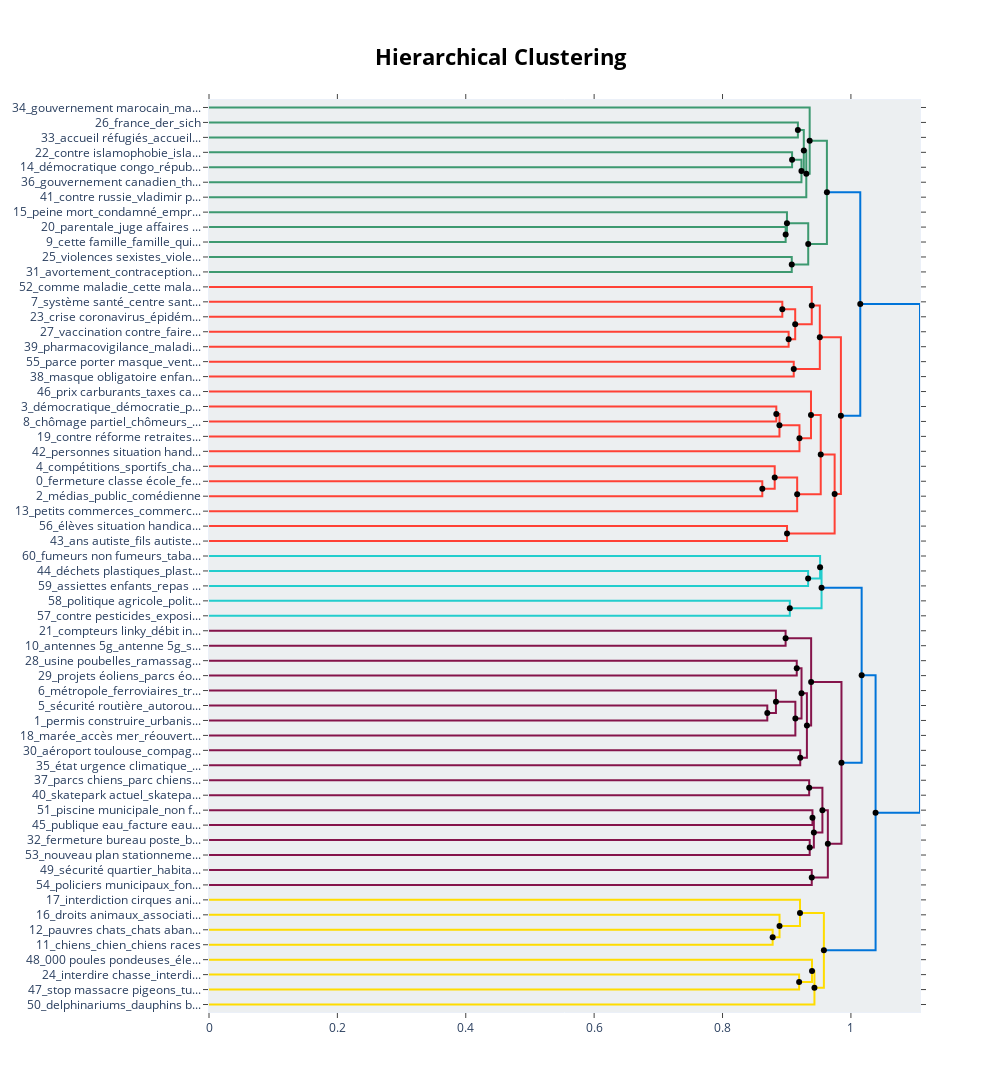

Notebook code cell kept with this figure:
### Code cell
hierarchical_topics = topic_model.hierarchical_topics(df_preprocessed['processed_data'])
topic_model.visualize_hierarchy(hierarchical_topics=hierarchical_topics)

### Figure 1 — Plotly figure (JSON) as saved in the notebook; plotly's stock layout.template omitted (floating-point values rounded to 4 significant figures)
{"data": [{"hoverinfo": "text", "marker": {"color": "rgb(61,153,112)"}, "mode": "lines", "text": ["france_der_sich_della_del", "", "", "accueil réfugiés_accueil migrants_conseillère français étranger_européens_réfugiés"], "type": "scatter", "x": [0, 0.9174, 0.9174, 0], "xaxis": "x", "y": [-15, -15, -25, -25], "yaxis": "y"}, {"hoverinfo": "text", "marker": {"color": "rgb(61,153,112)"}, "mode": "lines", "text": ["contre islamophobie_islamophobie_islamistes_communauté musulmane_musulmane", "", "", "démocratique congo_république démocratique congo_congolais_congo_congolaise"], "type": "scatter", "x": [0, 0.9084, 0.9084, 0], "xaxis": "x", "y": [-35, -35, -45, -45], "yaxis": "y"}, {"hoverinfo": "text", "marker": {"color": "rgb(61,153,112)"}, "mode": "lines", "text": ["islamophobie_musulmane_musulmanes_palestiniens_musulmans", "", "", "gouvernement canadien_the canadian_gouvernement canada_canada_canadians"], "type": "scatter", "x": [0.9084, 0.923, 0.923, 0], "xaxis": "x", "y": [-40, -40, -55, -55], "yaxis": "y"}, {"hoverinfo": "text", "marker": {"color": "rgb(61,153,112)"}, "mode": "lines", "text": ["français étranger_français_européenne_europe_europa", "", "", "démocratique congo_république démocratique congo_congolais_sénégal_palestiniens"], "type": "scatter", "x": [0.9174, 0.9266, 0.9266, 0.923], "xaxis": "x", "y": [-20, -20, -47.5, -47.5], "yaxis": "y"}, {"hoverinfo": "text", "marker": {"color": "rgb(61,153,112)"}, "mode": "lines", "text": ["français_liberté_contre_france_démocratique", "", "", "contre russie_vladimir poutine_vladimir_russie_russia"], "type": "scatter", "x": [0.9266, 0.9305, 0.9305, 0], "xaxis": "x", "y": [-33.75, -33.75, -65, -65], "yaxis": "y"}, {"hoverinfo": "text", "marker": {"color": "rgb(61,153,112)"}, "mode": "lines", "text": ["gouvernement marocain_marocains bloqués étranger_الجزائري_algérienne_الجزائرية", "", "", "français_france_europe_internationale_afrique"], "type": "scatter", "x": [0, 0.9358, 0.9358, 0.9305], "xaxis": "x", "y": [-5, -5, -49.38, -49.38], "yaxis": "y"}, {"hoverinfo": "text", "marker": {"color": "rgb(61,153,112)"}, "mode": "lines", "text": ["parentale_juge affaires familiales_juge enfants_parent_aide sociale enfance", "", "", "cette famille_famille_quitter territoire français_enfants_parents"], "type": "scatter", "x": [0, 0.8984, 0.8984, 0], "xaxis": "x", "y": [-85, -85, -95, -95], "yaxis": "y"}, {"hoverinfo": "text", "marker": {"color": "rgb(61,153,112)"}, "mode": "lines", "text": ["peine mort_condamné_emprisonné_incarcéré_détention provisoire", "", "", "juge enfants_parentale_enfants_enfance_parents"], "type": "scatter", "x": [0, 0.9004, 0.9004, 0.8984], "xaxis": "x", "y": [-75, -75, -90, -90], "yaxis": "y"}, {"hoverinfo": "text", "marker": {"color": "rgb(61,153,112)"}, "mode": "lines", "text": ["violences sexistes_violences sexistes sexuelles_violences faites femmes_contre violences_violences sexuelles", "", "", "avortement_contraception_contraceptif_contraceptive_femmes enceintes"], "type": "scatter", "x": [0, 0.9079, 0.9079, 0], "xaxis": "x", "y": [-105, -105, -115, -115], "yaxis": "y"}, {"hoverinfo": "text", "marker": {"color": "rgb(61,153,112)"}, "mode": "lines", "text": ["condamné_peine_justice_obligation_droits", "", "", "violences sexistes_contre violences_violences faites femmes_violences sexuelles_femmes victimes violences"], "type": "scatter", "x": [0.9004, 0.9335, 0.9335, 0.9079], "xaxis": "x", "y": [-82.5, -82.5, -110, -110], "yaxis": "y"}, {"hoverinfo": "text", "marker": {"color": "rgb(61,153,112)"}, "mode": "lines", "text": ["république_congolais_nations_congo_gouvernement", "", "", "maternité_enfant_enfance_enfants_mère"], "type": "scatter", "x": [0.9358, 0.9626, 0.9626, 0.9335], "xaxis": "x", "y": [-27.19, -27.19, -96.25, -96.25], "yaxis": "y"}, {"hoverinfo": "text", "marker": {"color": "rgb(255,65,54)"}, "mode": "lines", "text": ["système santé_centre santé_centres santé_professionnels santé_agence régionale santé", "", "", "crise coronavirus_épidémie coronavirus_contre coronavirus_pandémie coronavirus_coronavirus covid 19"], "type": "scatter", "x": [0, 0.8932, 0.8932, 0], "xaxis": "x", "y": [-135, -135, -145, -145], "yaxis": "y"}, {"hoverinfo": "text", "marker": {"color": "rgb(255,65,54)"}, "mode": "lines", "text": ["vaccination contre_faire vacciner_vaccins obligatoires_campagne vaccination_vaccins contre", "", "", "pharmacovigilance_maladie_maladies_santé_médicaments"], "type": "scatter", "x": [0, 0.903, 0.903, 0], "xaxis": "x", "y": [-155, -155, -165, -165], "yaxis": "y"}, {"hoverinfo": "text", "marker": {"color": "rgb(255,65,54)"}, "mode": "lines", "text": ["système santé_épidémie_agence régionale santé_régionale santé_coronavirus", "", "", "vaccination contre_faire vacciner_vaccins contre_vaccination obligatoire_vaccin contre"], "type": "scatter", "x": [0.8932, 0.9132, 0.9132, 0.903], "xaxis": "x", "y": [-140, -140, -160, -160], "yaxis": "y"}, {"hoverinfo": "text", "marker": {"color": "rgb(255,65,54)"}, "mode": "lines", "text": ["comme maladie_cette maladie reconnue_maladie chronique_maladie invalidante_maladie reconnue", "", "", "système santé_épidémie_soigner_sanitaire_maladie"], "type": "scatter", "x": [0, 0.939, 0.939, 0.9132], "xaxis": "x", "y": [-125, -125, -150, -150], "yaxis": "y"}, {"hoverinfo": "text", "marker": {"color": "rgb(255,65,54)"}, "mode": "lines", "text": ["parce porter masque_vente masques_masques réutilisables_port masque obligatoire_porter masque", "", "", "masque obligatoire enfants_port masque enfants_masque enfants_port masque école_port masque écoles"], "type": "scatter", "x": [0, 0.9109, 0.9109, 0], "xaxis": "x", "y": [-175, -175, -185, -185], "yaxis": "y"}, {"hoverinfo": "text", "marker": {"color": "rgb(255,65,54)"}, "mode": "lines", "text": ["système santé_santé_cette maladie_sanitaire_épidémie", "", "", "port masque enfants_port masque obligatoire_masque obligatoire enfants_porter masque_masque obligatoire"], "type": "scatter", "x": [0.939, 0.9516, 0.9516, 0.9109], "xaxis": "x", "y": [-137.5, -137.5, -180, -180], "yaxis": "y"}, {"hoverinfo": "text", "marker": {"color": "rgb(255,65,54)"}, "mode": "lines", "text": ["démocratique_démocratie_politiques_tour élections_politique", "", "", "chômage partiel_chômeurs_chômage_économie_économique"], "type": "scatter", "x": [0, 0.8838, 0.8838, 0], "xaxis": "x", "y": [-205, -205, -215, -215], "yaxis": "y"}, {"hoverinfo": "text", "marker": {"color": "rgb(255,65,54)"}, "mode": "lines", "text": ["politiques_politique_démocratique_démocratie_référendum", "", "", "contre réforme retraites_projet réforme retraites_réforme retraites_système retraites_cette réforme"], "type": "scatter", "x": [0.8838, 0.8887, 0.8887, 0], "xaxis": "x", "y": [-210, -210, -225, -225], "yaxis": "y"}, {"hoverinfo": "text", "marker": {"color": "rgb(255,65,54)"}, "mode": "lines", "text": ["démocratique_président république_démocratie_politiques_politique", "", "", "personnes situation handicap_personnes handicapées_adultes handicapés_adulte handicapée_allocation adulte handicapée"], "type": "scatter", "x": [0.8887, 0.9199, 0.9199, 0], "xaxis": "x", "y": [-217.5, -217.5, -235, -235], "yaxis": "y"}, {"hoverinfo": "text", "marker": {"color": "rgb(255,65,54)"}, "mode": "lines", "text": ["prix carburants_taxes carburant_taxes carburants_prix carburant_carburants", "", "", "démocratie_démocratique_politiques_politique_réforme"], "type": "scatter", "x": [0, 0.9378, 0.9378, 0.9199], "xaxis": "x", "y": [-195, -195, -226.2, -226.2], "yaxis": "y"}, {"hoverinfo": "text", "marker": {"color": "rgb(255,65,54)"}, "mode": "lines", "text": ["fermeture classe école_fermeture classe_non fermeture classe_classe école_école maternelle", "", "", "médias_public_comédienne_festival_émission"], "type": "scatter", "x": [0, 0.862, 0.862, 0], "xaxis": "x", "y": [-255, -255, -265, -265], "yaxis": "y"}, {"hoverinfo": "text", "marker": {"color": "rgb(255,65,54)"}, "mode": "lines", "text": ["compétitions_sportifs_championnat_fifa_salles sport", "", "", "fermeture classe école_fermeture classe_non fermeture classe_classe école_école maternelle"], "type": "scatter", "x": [0, 0.8813, 0.8813, 0.862], "xaxis": "x", "y": [-245, -245, -260, -260], "yaxis": "y"}, {"hoverinfo": "text", "marker": {"color": "rgb(255,65,54)"}, "mode": "lines", "text": ["fermeture classe école_fermeture classe_classe école_scolaires_scolaire", "", "", "petits commerces_commerces proximité_réouverture marché_petits commerçants_marchés plein air"], "type": "scatter", "x": [0.8813, 0.9163, 0.9163, 0], "xaxis": "x", "y": [-252.5, -252.5, -275, -275], "yaxis": "y"}, {"hoverinfo": "text", "marker": {"color": "rgb(255,65,54)"}, "mode": "lines", "text": ["président république_politique_politiques_présidentielle_président", "", "", "fermeture classe école_fermeture classe_non fermeture classe_classe école_école maternelle"], "type": "scatter", "x": [0.9378, 0.953, 0.953, 0.9163], "xaxis": "x", "y": [-210.6, -210.6, -263.8, -263.8], "yaxis": "y"}, {"hoverinfo": "text", "marker": {"color": "rgb(255,65,54)"}, "mode": "lines", "text": ["élèves situation handicap_enfants situation handicap_élève situation handicap_enfants porteurs handicap_inclusion scolaire", "", "", "ans autiste_fils autiste_personnes autistes_enfant autiste_enfants autistes"], "type": "scatter", "x": [0, 0.9005, 0.9005, 0], "xaxis": "x", "y": [-285, -285, -295, -295], "yaxis": "y"}, {"hoverinfo": "text", "marker": {"color": "rgb(255,65,54)"}, "mode": "lines", "text": ["fermeture classe_non fermeture classe_classe école_scolaire_écoles", "", "", "enfants autistes_personnes autistes_enfants situation handicap_enfant autiste_enfants handicapés"], "type": "scatter", "x": [0.953, 0.9747, 0.9747, 0.9005], "xaxis": "x", "y": [-237.2, -237.2, -290, -290], "yaxis": "y"}, {"hoverinfo": "text", "marker": {"color": "rgb(255,65,54)"}, "mode": "lines", "text": ["sanitaire_professionnels santé_santé_médecins_maladie", "", "", "fermeture classe_non fermeture classe_classe école_scolaire_écoles"], "type": "scatter", "x": [0.9516, 0.9844, 0.9844, 0.9747], "xaxis": "x", "y": [-158.8, -158.8, -263.6, -263.6], "yaxis": "y"}, {"hoverinfo": "text", "marker": {"color": "rgb(0,116,217)"}, "mode": "lines", "text": ["cette pétition_vie_monde_contre_liberté", "", "", "classe école_fermeture classe_scolaire_écoles_non fermeture classe"], "type": "scatter", "x": [0.9626, 1.015, 1.015, 0.9844], "xaxis": "x", "y": [-61.72, -61.72, -211.2, -211.2], "yaxis": "y"}, {"hoverinfo": "text", "marker": {"color": "rgb(35,205,205)"}, "mode": "lines", "text": ["déchets plastiques_plastiques usage_pollution plastique_plastique usage_plus plastique", "", "", "assiettes enfants_repas enfants_cantine scolaire_repas sans viande_enfants mangent"], "type": "scatter", "x": [0, 0.9333, 0.9333, 0], "xaxis": "x", "y": [-315, -315, -325, -325], "yaxis": "y"}, {"hoverinfo": "text", "marker": {"color": "rgb(35,205,205)"}, "mode": "lines", "text": ["fumeurs non fumeurs_tabagisme passif_vente tabac_légaliser cannabis_dépénalisation cannabis", "", "", "alimentation_alimentaire_repas_sans viande_végétarienne"], "type": "scatter", "x": [0, 0.952, 0.952, 0.9333], "xaxis": "x", "y": [-305, -305, -320, -320], "yaxis": "y"}, {"hoverinfo": "text", "marker": {"color": "rgb(35,205,205)"}, "mode": "lines", "text": ["politique agricole_politique agricole commune_agriculture bio_agriculture biologique_modèle agricole", "", "", "contre pesticides_exposition pesticides_épandage pesticides_utilisation pesticides_pesticides"], "type": "scatter", "x": [0, 0.9048, 0.9048, 0], "xaxis": "x", "y": [-335, -335, -345, -345], "yaxis": "y"}, {"hoverinfo": "text", "marker": {"color": "rgb(35,205,205)"}, "mode": "lines", "text": ["fumeurs_tabagisme_tabac_cigarette_fumer", "", "", "politique agricole_utilisation pesticides_agriculture biologique_épandage pesticides_agriculture bio"], "type": "scatter", "x": [0.952, 0.9543, 0.9543, 0.9048], "xaxis": "x", "y": [-312.5, -312.5, -340, -340], "yaxis": "y"}, {"hoverinfo": "text", "marker": {"color": "rgb(133,20,75)"}, "mode": "lines", "text": ["compteurs linky_débit internet_connexion_compteurs communicants_accès internet", "", "", "antennes 5g_antenne 5g_satellites_relais 5g_projet antenne"], "type": "scatter", "x": [0, 0.8983, 0.8983, 0], "xaxis": "x", "y": [-355, -355, -365, -365], "yaxis": "y"}, {"hoverinfo": "text", "marker": {"color": "rgb(133,20,75)"}, "mode": "lines", "text": ["usine poubelles_ramassage déchets_gestion déchets_traitement déchets_pollution", "", "", "projets éoliens_parcs éoliens_projet parc éolien_projet éoliennes_projet éolien"], "type": "scatter", "x": [0, 0.9156, 0.9156, 0], "xaxis": "x", "y": [-375, -375, -385, -385], "yaxis": "y"}, {"hoverinfo": "text", "marker": {"color": "rgb(133,20,75)"}, "mode": "lines", "text": ["sécurité routière_autoroute_trafic_automobilistes_cette route", "", "", "permis construire_urbanisme_projet immobilier_immeuble_municipalité"], "type": "scatter", "x": [0, 0.8698, 0.8698, 0], "xaxis": "x", "y": [-405, -405, -415, -415], "yaxis": "y"}, {"hoverinfo": "text", "marker": {"color": "rgb(133,20,75)"}, "mode": "lines", "text": ["métropole_ferroviaires_transports publics_ferroviaire_métro", "", "", "rues_projet_bâtiments_aménagement_rue"], "type": "scatter", "x": [0, 0.8832, 0.8832, 0.8698], "xaxis": "x", "y": [-395, -395, -410, -410], "yaxis": "y"}, {"hoverinfo": "text", "marker": {"color": "rgb(133,20,75)"}, "mode": "lines", "text": ["rue_bâtiments_immeubles_immeuble_bâtiment", "", "", "marée_accès mer_réouverture plages_côtes_accès plages"], "type": "scatter", "x": [0.8832, 0.9135, 0.9135, 0], "xaxis": "x", "y": [-402.5, -402.5, -425, -425], "yaxis": "y"}, {"hoverinfo": "text", "marker": {"color": "rgb(133,20,75)"}, "mode": "lines", "text": ["environnement_projet parc éolien_pollution_nuisances_centrales", "", "", "projet_quartier_environnement_urbanisme_projets"], "type": "scatter", "x": [0.9156, 0.9231, 0.9231, 0.9135], "xaxis": "x", "y": [-380, -380, -413.8, -413.8], "yaxis": "y"}, {"hoverinfo": "text", "marker": {"color": "rgb(133,20,75)"}, "mode": "lines", "text": ["aéroport toulouse_compagnie air france_aéroports_air france_aéroport", "", "", "état urgence climatique_urgence climatique_changement climatique_dérèglement climatique_transition écologique"], "type": "scatter", "x": [0, 0.9211, 0.9211, 0], "xaxis": "x", "y": [-435, -435, -445, -445], "yaxis": "y"}, {"hoverinfo": "text", "marker": {"color": "rgb(133,20,75)"}, "mode": "lines", "text": ["projet_projets_quartier_écologique_nuisances", "", "", "urgence climatique_changement climatique_dérèglement climatique_transition écologique_air france"], "type": "scatter", "x": [0.9231, 0.9315, 0.9315, 0.9211], "xaxis": "x", "y": [-396.9, -396.9, -440, -440], "yaxis": "y"}, {"hoverinfo": "text", "marker": {"color": "rgb(133,20,75)"}, "mode": "lines", "text": ["antenne 5g_cette antenne relais_antennes relais_non antenne_antennes", "", "", "environnement_urbanisme_projet_aménagement_projets"], "type": "scatter", "x": [0.8983, 0.938, 0.938, 0.9315], "xaxis": "x", "y": [-360, -360, -418.4, -418.4], "yaxis": "y"}, {"hoverinfo": "text", "marker": {"color": "rgb(133,20,75)"}, "mode": "lines", "text": ["parcs chiens_parc chiens_création parc canin_dog park_parc chien", "", "", "skatepark actuel_skatepark ville_projet skatepark_création skatepark_skateparks"], "type": "scatter", "x": [0, 0.935, 0.935, 0], "xaxis": "x", "y": [-455, -455, -465, -465], "yaxis": "y"}, {"hoverinfo": "text", "marker": {"color": "rgb(133,20,75)"}, "mode": "lines", "text": ["piscine municipale_non fermeture piscine_fermeture piscine_piscine publique_protocole piscine", "", "", "publique eau_facture eau_gestion eau_accès eau_accès eau potable"], "type": "scatter", "x": [0, 0.9401, 0.9401, 0], "xaxis": "x", "y": [-475, -475, -485, -485], "yaxis": "y"}, {"hoverinfo": "text", "marker": {"color": "rgb(133,20,75)"}, "mode": "lines", "text": ["fermeture bureau poste_bureaux poste_bureau poste_agence postale communale_public postal", "", "", "nouveau plan stationnement_stationnement alternatif_création places stationnement_plan stationnement_stationnement public"], "type": "scatter", "x": [0, 0.9358, 0.9358, 0], "xaxis": "x", "y": [-495, -495, -505, -505], "yaxis": "y"}, {"hoverinfo": "text", "marker": {"color": "rgb(133,20,75)"}, "mode": "lines", "text": ["facture eau_gestion eau_accès eau_accès eau potable_cours eau", "", "", "maintien bureau poste_bureaux poste_bureau poste_ouverture bureau poste_public postal"], "type": "scatter", "x": [0.9401, 0.9423, 0.9423, 0.9358], "xaxis": "x", "y": [-480, -480, -500, -500], "yaxis": "y"}, {"hoverinfo": "text", "marker": {"color": "rgb(133,20,75)"}, "mode": "lines", "text": ["parcs chiens_parc chiens_création parc canin_parc chien_cani parc", "", "", "gestion eau_accès eau_eau assainissement_eaux_eau potable"], "type": "scatter", "x": [0.935, 0.9556, 0.9556, 0.9423], "xaxis": "x", "y": [-460, -460, -490, -490], "yaxis": "y"}, {"hoverinfo": "text", "marker": {"color": "rgb(133,20,75)"}, "mode": "lines", "text": ["sécurité quartier_habitants quartier_rue faures_nuisances_quartier", "", "", "policiers municipaux_fonctionnaires police_certains policiers_policières_policière"], "type": "scatter", "x": [0, 0.939, 0.939, 0], "xaxis": "x", "y": [-515, -515, -525, -525], "yaxis": "y"}, {"hoverinfo": "text", "marker": {"color": "rgb(133,20,75)"}, "mode": "lines", "text": ["parc chiens_création parc canin_parc chien_parc canin_leurs chiens", "", "", "policiers municipaux_policières_policière_policiers_police nationale"], "type": "scatter", "x": [0.9556, 0.9641, 0.9641, 0.939], "xaxis": "x", "y": [-475, -475, -520, -520], "yaxis": "y"}, {"hoverinfo": "text", "marker": {"color": "rgb(133,20,75)"}, "mode": "lines", "text": ["projet_environnement_nuisances_projets_écologique", "", "", "parc chiens_parc canin_leurs chiens_propriétaires chiens_chiens"], "type": "scatter", "x": [0.938, 0.9853, 0.9853, 0.9641], "xaxis": "x", "y": [-389.2, -389.2, -497.5, -497.5], "yaxis": "y"}, {"hoverinfo": "text", "marker": {"color": "rgb(0,116,217)"}, "mode": "lines", "text": ["agriculture biologique_agriculture_pesticides_pesticide_agricole", "", "", "antenne_antennes_antenne relais_proximité_projet"], "type": "scatter", "x": [0.9543, 1.017, 1.017, 0.9853], "xaxis": "x", "y": [-326.2, -326.2, -443.4, -443.4], "yaxis": "y"}, {"hoverinfo": "text", "marker": {"color": "rgb(255,220,0)"}, "mode": "lines", "text": ["pauvres chats_chats abandonnés_nombreux chats_autres chats_tous chats", "", "", "chiens_chien_chiens races_canine_chez vétérinaire"], "type": "scatter", "x": [0, 0.8781, 0.8781, 0], "xaxis": "x", "y": [-555, -555, -565, -565], "yaxis": "y"}, {"hoverinfo": "text", "marker": {"color": "rgb(255,220,0)"}, "mode": "lines", "text": ["droits animaux_associations protection animale_envers animaux_maltraitance animale_protection animale", "", "", "chez vétérinaire_vétérinaire_vétérinaires_protection animale_chatons"], "type": "scatter", "x": [0, 0.8888, 0.8888, 0.8781], "xaxis": "x", "y": [-545, -545, -560, -560], "yaxis": "y"}, {"hoverinfo": "text", "marker": {"color": "rgb(255,220,0)"}, "mode": "lines", "text": ["interdiction cirques animaux_présence animaux cirques_cirques sans animaux_présence animaux_cirques animaux sauvages", "", "", "maltraitance animale_envers animaux_protection animale_chatons_vétérinaires"], "type": "scatter", "x": [0, 0.9207, 0.9207, 0.8888], "xaxis": "x", "y": [-535, -535, -552.5, -552.5], "yaxis": "y"}, {"hoverinfo": "text", "marker": {"color": "rgb(255,220,0)"}, "mode": "lines", "text": ["interdire chasse_interdiction chasse_permis chasser_pratique chasse_stop chasse", "", "", "stop massacre pigeons_tuer pigeons_massacre pigeons_régulation pigeons_pigeons villes"], "type": "scatter", "x": [0, 0.9193, 0.9193, 0], "xaxis": "x", "y": [-585, -585, -595, -595], "yaxis": "y"}, {"hoverinfo": "text", "marker": {"color": "rgb(255,220,0)"}, "mode": "lines", "text": ["000 poules pondeuses_élevage poules_000 poules_conditions élevage_projet élevage", "", "", "interdire chasse_interdiction chasse_stop chasse_sans chasse_non chasseurs"], "type": "scatter", "x": [0, 0.9394, 0.9394, 0.9193], "xaxis": "x", "y": [-575, -575, -590, -590], "yaxis": "y"}, {"hoverinfo": "text", "marker": {"color": "rgb(255,220,0)"}, "mode": "lines", "text": ["pigeonniers_pigeons_oiseaux_pigeon_poules pondeuses", "", "", "delphinariums_dauphins baleines_chasse dauphins_dauphins îles féroé_baleinière internationale"], "type": "scatter", "x": [0.9394, 0.9432, 0.9432, 0], "xaxis": "x", "y": [-582.5, -582.5, -605, -605], "yaxis": "y"}, {"hoverinfo": "text", "marker": {"color": "rgb(255,220,0)"}, "mode": "lines", "text": ["cirques animaux_protection animale_animaux cirques_animaux compagnie_vétérinaires", "", "", "interdiction chasse_stop chasse_chasser_sans chasse_chasse"], "type": "scatter", "x": [0.9207, 0.9579, 0.9579, 0.9432], "xaxis": "x", "y": [-543.8, -543.8, -593.8, -593.8], "yaxis": "y"}, {"hoverinfo": "text", "marker": {"color": "rgb(0,116,217)"}, "mode": "lines", "text": ["habitations_quartier_proximité_commune_environnement", "", "", "cirques animaux_animaux cirques_protection animale_animaux sauvages_être animal"], "type": "scatter", "x": [1.017, 1.038, 1.038, 0.9579], "xaxis": "x", "y": [-384.8, -384.8, -568.8, -568.8], "yaxis": "y"}, {"hoverinfo": "text", "marker": {"color": "rgb(0,116,217)"}, "mode": "lines", "text": ["élèves_scolaire_fermeture classe_étudiants_enseignement", "", "", "nuisances_environnement_cette pétition_demandons_contre"], "type": "scatter", "x": [1.015, 1.108, 1.108, 1.038], "xaxis": "x", "y": [-136.4, -136.4, -476.8, -476.8], "yaxis": "y"}, {"hoverinfo": "text", "hovertext": ["islamophobie_musulmane_musulmanes_palestiniens_musulmans", "français étranger_français_européenne_europe_europa", "français_liberté_contre_france_démocratique", "condamné_peine_justice_obligation_droits", "république_congolais_nations_congo_gouvernement", "système santé_épidémie_agence régionale santé_régionale santé_coronavirus", "système santé_santé_cette maladie_sanitaire_épidémie", "politiques_politique_démocratique_démocratie_référendum", "démocratique_président république_démocratie_politiques_politique", "fermeture classe école_fermeture classe_classe école_scolaires_scolaire", "président république_politique_politiques_présidentielle_président", "fermeture classe_non fermeture classe_classe école_scolaire_écoles", "sanitaire_professionnels santé_santé_médecins_maladie", "cette pétition_vie_monde_contre_liberté", "fumeurs_tabagisme_tabac_cigarette_fumer", "rue_bâtiments_immeubles_immeuble_bâtiment", "environnement_projet parc éolien_pollution_nuisances_centrales", "projet_projets_quartier_écologique_nuisances", "antenne 5g_cette antenne relais_antennes relais_non antenne_antennes", "facture eau_gestion eau_accès eau_accès eau potable_cours eau", "parcs chiens_parc chiens_création parc canin_parc chien_cani parc", "parc chiens_création parc canin_parc chien_parc canin_leurs chiens", "projet_environnement_nuisances_projets_écologique", "agriculture biologique_agriculture_pesticides_pesticide_agricole", "pigeonniers_pigeons_oiseaux_pigeon_poules pondeuses", "cirques animaux_protection animale_animaux cirques_animaux compagnie_vétérinaires", "habitations_quartier_proximité_commune_environnement", "élèves_scolaire_fermeture classe_étudiants_enseignement"], "marker": {"color": "black"}, "mode": "markers", "showlegend": false, "type": "scatter", "x": [0.9084, 0.9174, 0.9266, 0.9004, 0.9358, 0.8932, 0.939, 0.8838, 0.8887, 0.8813, 0.9378, 0.953, 0.9516, 0.9626, 0.952, 0.8832, 0.9156, 0.9231, 0.8983, 0.9401, 0.935, 0.9556, 0.938, 0.9543, 0.9394, 0.9207, 1.017, 1.015], "y": [-40, -20, -33.75, -82.5, -27.19, -140, -137.5, -210, -217.5, -252.5, -210.6, -237.2, -158.8, -61.72, -312.5, -402.5, -380, -396.9, -360, -480, -460, -475, -389.2, -326.2, -582.5, -543.8, -384.8, -136.4]}, {"hoverinfo": "text", "hovertext": ["démocratique congo_république démocratique congo_congolais_sénégal_palestiniens", "français_france_europe_internationale_afrique", "juge enfants_parentale_enfants_enfance_parents", "violences sexistes_contre violences_violences faites femmes_violences sexuelles_femmes victimes violences", "maternité_enfant_enfance_enfants_mère", "vaccination contre_faire vacciner_vaccins contre_vaccination obligatoire_vaccin contre", "système santé_épidémie_soigner_sanitaire_maladie", "port masque enfants_port masque obligatoire_masque obligatoire enfants_porter masque_masque obligatoire", "démocratie_démocratique_politiques_politique_réforme", "fermeture classe école_fermeture classe_non fermeture classe_classe école_école maternelle", "fermeture classe école_fermeture classe_non fermeture classe_classe école_école maternelle", "enfants autistes_personnes autistes_enfants situation handicap_enfant autiste_enfants handicapés", "fermeture classe_non fermeture classe_classe école_scolaire_écoles", "classe école_fermeture classe_scolaire_écoles_non fermeture classe", "alimentation_alimentaire_repas_sans viande_végétarienne", "politique agricole_utilisation pesticides_agriculture biologique_épandage pesticides_agriculture bio", "rues_projet_bâtiments_aménagement_rue", "projet_quartier_environnement_urbanisme_projets", "urgence climatique_changement climatique_dérèglement climatique_transition écologique_air france", "environnement_urbanisme_projet_aménagement_projets", "maintien bureau poste_bureaux poste_bureau poste_ouverture bureau poste_public postal", "gestion eau_accès eau_eau assainissement_eaux_eau potable", "policiers municipaux_policières_policière_policiers_police nationale", "parc chiens_parc canin_leurs chiens_propriétaires chiens_chiens", "antenne_antennes_antenne relais_proximité_projet", "chez vétérinaire_vétérinaire_vétérinaires_protection animale_chatons", "maltraitance animale_envers animaux_protection animale_chatons_vétérinaires", "interdire chasse_interdiction chasse_stop chasse_sans chasse_non chasseurs", "interdiction chasse_stop chasse_chasser_sans chasse_chasse", "cirques animaux_animaux cirques_protection animale_animaux sauvages_être animal", "nuisances_environnement_cette pétition_demandons_contre"], "marker": {"color": "black"}, "mode": "markers", "showlegend": false, "type": "scatter", "x": [0.923, 0.9305, 0.8984, 0.9079, 0.9335, 0.903, 0.9132, 0.9109, 0.9199, 0.862, 0.9163, 0.9005, 0.9747, 0.9844, 0.9333, 0.9048, 0.8698, 0.9135, 0.9211, 0.9315, 0.9358, 0.9423, 0.939, 0.9641, 0.9853, 0.8781, 0.8888, 0.9193, 0.9432, 0.9579, 1.038], "y": [-47.5, -49.38, -90, -110, -96.25, -160, -150, -180, -226.2, -260, -263.8, -290, -263.6, -211.2, -320, -340, -410, -413.8, -440, -418.4, -500, -490, -520, -497.5, -443.4, -560, -552.5, -590, -593.8, -568.8, -476.8]}], "layout": {"autosize": false, "height": 1115, "hoverlabel": {"bgcolor": "white", "font": {"family": "Rockwell", "size": 16}}, "hovermode": "closest", "plot_bgcolor": "#ECEFF1", "showlegend": false, "title": {"font": {"color": "Black", "size": 22}, "text": "<b>Hierarchical Clustering</b>", "x": 0.5, "xanchor": "center", "yanchor": "top"}, "width": 1000, "xaxis": {"mirror": "allticks", "rangemode": "tozero", "showgrid": false, "showline": true, "showticklabels": true, "ticks": "outside", "type": "linear", "zeroline": false}, "yaxis": {"mirror": "allticks", "range": [-610, 0], "rangemode": "tozero", "showgrid": false, "showline": true, "showticklabels": true, "tickmode": "array", "ticks": "outside", "ticktext": ["34_gouvernement marocain_ma...", "26_france_der_sich", "33_accueil réfugiés_accueil...", "22_contre islamophobie_isla...", "14_démocratique congo_répub...", "36_gouvernement canadien_th...", "41_contre russie_vladimir p...", "15_peine mort_condamné_empr...", "20_parentale_juge affaires ...", "9_cette famille_famille_qui...", "25_violences sexistes_viole...", "31_avortement_contraception...", "52_comme maladie_cette mala...", "7_système santé_centre sant...", "23_crise coronavirus_épidém...", "27_vaccination contre_faire...", "39_pharmacovigilance_maladi...", "55_parce porter masque_vent...", "38_masque obligatoire enfan...", "46_prix carburants_taxes ca...", "3_démocratique_démocratie_p...", "8_chômage partiel_chômeurs_...", "19_contre réforme retraites...", "42_personnes situation hand...", "4_compétitions_sportifs_cha...", "0_fermeture classe école_fe...", "2_médias_public_comédienne", "13_petits commerces_commerc...", "56_élèves situation handica...", "43_ans autiste_fils autiste...", "60_fumeurs non fumeurs_taba...", "44_déchets plastiques_plast...", "59_assiettes enfants_repas ...", "58_politique agricole_polit...", "57_contre pesticides_exposi...", "21_compteurs linky_débit in...", "10_antennes 5g_antenne 5g_s...", "28_usine poubelles_ramassag...", "29_projets éoliens_parcs éo...", "6_métropole_ferroviaires_tr...", "5_sécurité routière_autorou...", "1_permis construire_urbanis...", "18_marée_accès mer_réouvert...", "30_aéroport toulouse_compag...", "35_état urgence climatique_...", "37_parcs chiens_parc chiens...", "40_skatepark actuel_skatepa...", "51_piscine municipale_non f...", "45_publique eau_facture eau...", "32_fermeture bureau poste_b...", "53_nouveau plan stationneme...", "49_sécurité quartier_habita...", "54_policiers municipaux_fon...", "17_interdiction cirques ani...", "16_droits animaux_associati...", "12_pauvres chats_chats aban...", "11_chiens_chien_chiens races", "48_000 poules pondeuses_éle...", "24_interdire chasse_interdi...", "47_stop massacre pigeons_tu...", "50_delphinariums_dauphins b..."], "tickvals": [-5, -15, -25, -35, -45, -55, -65, -75, -85, -95, -105, -115, -125, -135, -145, -155, -165, -175, -185, -195, -205, -215, -225, -235, -245, -255, -265, -275, -285, -295, -305, -315, -325, -335, -345, -355, -365, -375, -385, -395, -405, -415, -425, -435, -445, -455, -465, -475, -485, -495, -505, -515, -525, -535, -545, -555, -565, -575, -585, -595, -605], "type": "linear", "zeroline": false}}}
